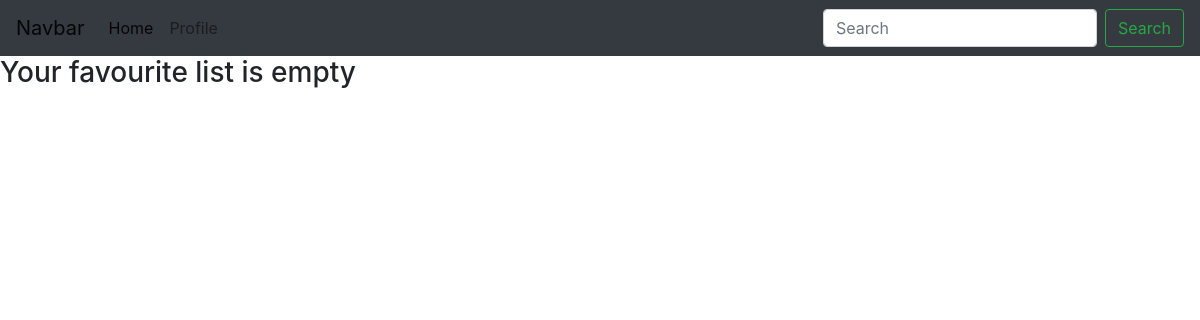
/favourite_reports (signed in), run on an earlier commit of the app's database.
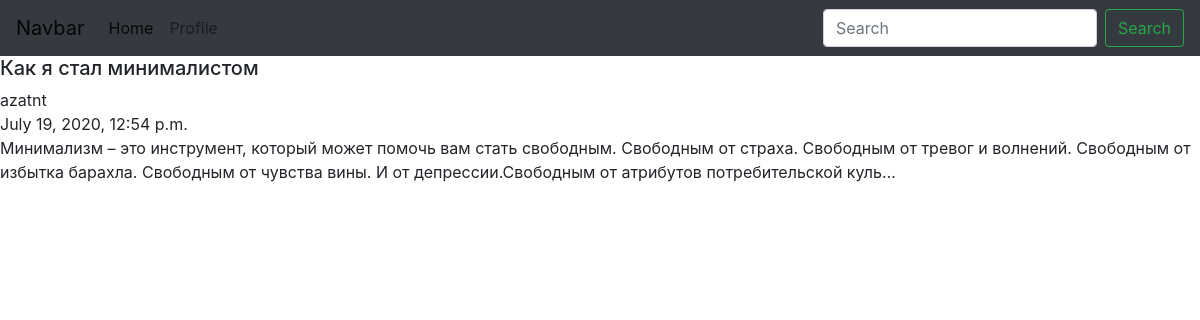
And on a later commit of the database.
### Obrazovanie/models.py (models this page shows, shortened)
class Report(models.Model):
    author = models.ForeignKey(User, on_delete=models.CASCADE, null=True)
    title = models.CharField(max_length=120)
    header = models.TextField(blank=True, null=True)
    genre = models.ForeignKey(Genre, on_delete=models.CASCADE, blank=True, null=True)
    body = models.TextField(blank=True, null=True)
    wrote_date = models.DateTimeField(default=timezone.now)
    likes = models.ManyToManyField(User, related_name='likes', blank=True)
    moderation = models.BooleanField("Проверено", default=False)
    favourite = models.ManyToManyField(User, related_name='favourite', blank=True)

### Obrazovanie/views.py (the view)
# urls.py: path('favourite_reports', favourite_report_list, name='favourite_report_list_url')
def favourite_report_list(request):
    user = request.user
    favourite_report = user.favourite.all()
    context = {
        'favourite_report': favourite_report
    }
    return render(request, 'obrazovanie/favourite_report_list.html', context)

### Obrazovanie/templates/obrazovanie/favourite_report_list.html (shortened to what this page needs)
{% extends 'base.html' %}
{% block content %}
  {% for report in favourite_report %}
  <a style="text-decoration:none; color:inherit;" href="{% url 'report_detail_url' id=report.id %}">
    <div class="">
      <h5>{{ report.title }}</h5>
      {{ report.author }}
      <div class="">
        {{ report.wrote_date }}
      </div>
      <div class="">
        {{ report.body|truncatechars:240 }}
      </div>
    </div>
  </a>
  {% empty %}
  <h3>Your favourite list is empty</h3>
  {% endfor %}
{% endblock %}

What changed in the data, as far as the page shows it:
added Report: title "Как я стал минималистом", author "azatnt", wrote_date "July 19, 2020, 12:54 p.m.", body "Минимализм – это инструмент, который может помочь вам стать свободным. Свободным от страха. Свободным от тревог и волнений. Свободным от избытка барахла. Свободным от чувства вины. И от депрессии.Свободным от атрибутов потребительской куль…"
Also different on the page:
text no longer shown: "Your favourite list is empty"
